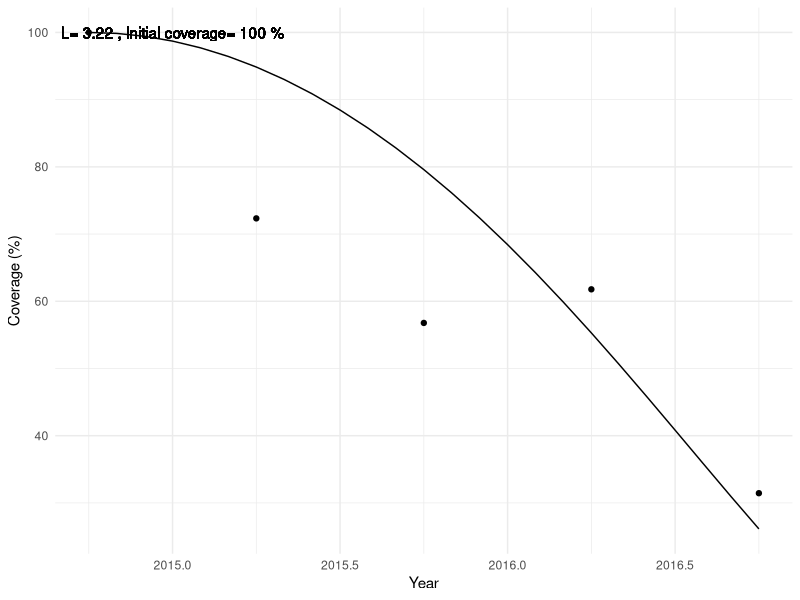
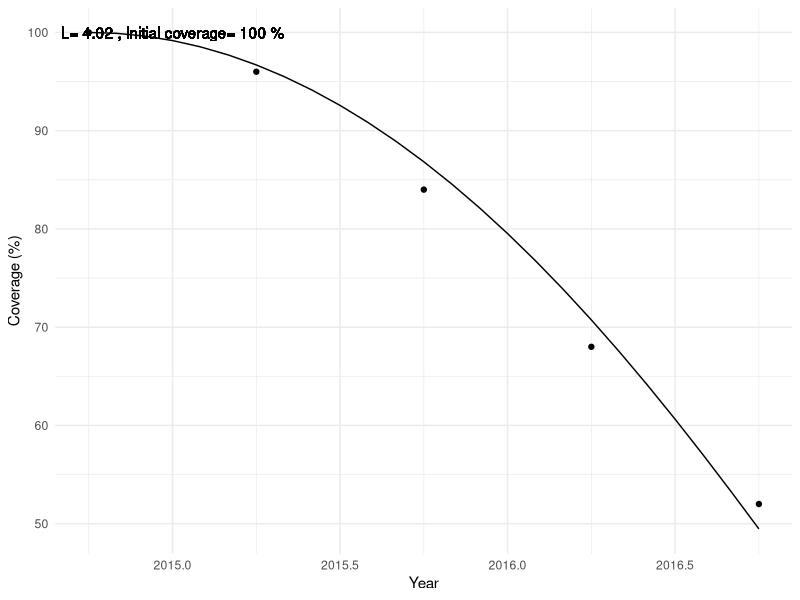
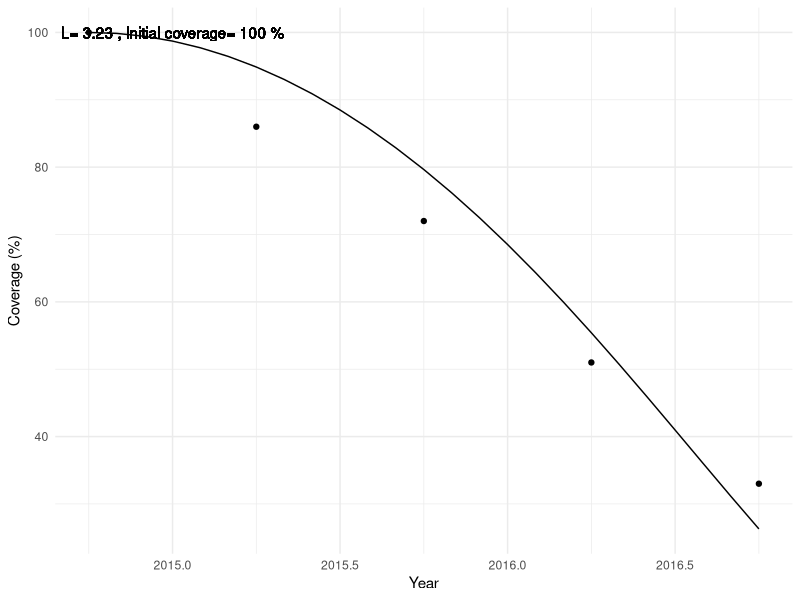

Recreate these plots in R, in order.
#' Realistic net attrition for the future net distributions (from 2020)

library(minpack.lm)
library(ggplot2)
library(tidyverse)

### one of the preset functions for decay in OpenMalaria
smoothcompact_function = function(time, k=2.14285714285714, L,init_cov=1){
  return(init_cov*(time<L)*exp( k - k/(1 - (time/L)^2) ))
}

###' function to fit total life L and initial coverage of nets
###' from a vector of coverages
fit_ITN_decay = function( distrib_year = 2011, distrib_month=1, distrib_day = 5
                          , coverages
                          , years
                          , months
                          , days=NULL
                          , k=2.14285714285714
                          , nls_control = list(maxiter = 100)) {
  #' fit half-life and initial coverage from ITN coverage values
  #' @param distrib_year year of initial distribution
  #' @param distrib_month month of initial distribution
  #' @param distrib_day day of initial distribution
  #' @param coverages vector of ITN coverage values
  #' @param years vector of years corresponding to coverage values
  #' @param months vector of months corresponding to coverage values
  #' @param days vector of days corresponding to coverage values
  #' @param nls_control maximal number of iterations for fitting
  #' @param k shape parameter, fixed in ITN decay parameterisations
  #' @export
  #' @importFrom minpack.lm nlsLM
  #' @examples fit_ITN_decay(coverages=c(.6,.3,.2),years=rep(2012,3),months=c(1,9,10))

  if(length(coverages)!=length(years)) stop("Coverages and years should be of the same length")
  if(length(coverages)!=length(months)) stop("Coverages and months should be of the same length")
  if(length(years)!=length(months)) stop("Years and months should be of the same length")

  tab=NULL
  tab$values=coverages
  tab$time=years-distrib_year+(months-distrib_month)/12
  if(!is.null(days)){tab$time=tab$time+(days-distrib_day)/365}
  tab = as.data.frame(tab)

  if(years[1]==distrib_year&months[1]==distrib_month){
    a<-coverages[1]
    #we know the initial coverage
    smoothcompact_fit = nlsLM(values ~ a * (c(1) - (time >= L)) * exp((c(1) - (time >= L)) *k* (c(1) - 1/(1 -(time/L)^2)))
                              , data = tab
                              , start = list(L = 6)
                              , control = nls_control)
    init_cov<-a
    L<-smoothcompact_fit$m$getPars()[1]
  }else{smoothcompact_fit = nlsLM(values ~ a * (c(1) - (time >= L)) * exp((c(1) - (time >= L)) *k* (c(1) - 1/(1 -(time/L)^2)))
                              , data = tab
                              , start = list(a = tab$values[1]
                                             #,k = 1
                                             ,L = 6)
                              , control = nls_control)
    init_cov<-smoothcompact_fit$m$getPars()[1]
    L<-smoothcompact_fit$m$getPars()[2]
  }
  return(list(init_cov=init_cov
              ,L=L))

}

view_fitted_ITN_decay = function(distrib_year = 2011, distrib_month=1, distrib_day = 5
                                 , df_cov) {
  #' fit half-life and initial coverage from ITN coverage values
  #' @param distrib_year year of initial distribution
  #' @param distrib_month month of initial distribution
  #' @param distrib_day day of initial distribution
  #' @param df_cov data.frame with observed ITNcov, year and month
  #' @export
  #' @importFrom ggplot2 ggplot
  #' @examples view_fitted_ITN_decay(df_cov=data.frame(ITNcov=c(1,.9,.8),year=c(2011,2012,2013),month=c(1,5,12)))

  decay = NULL
  last_year = df_cov %>% filter(year==max(year)) %>% distinct(year) %>% pull()
  last_month = df_cov %>% filter(year==last_year) %>% filter(month==max(month)) %>% distinct(month) %>% pull()
  if(last_year-distrib_year>1){
    decay$month = c(distrib_month:12,rep(1:12,last_year-distrib_year-1),1:last_month)
    decay$year = c(rep(distrib_year,length(distrib_month:12))
                   ,rep((distrib_year+1):(last_year-1),each=12)
                   ,rep(last_year,length(1:last_month)))
  }
  if(last_year-distrib_year==1){
    decay$month = c(distrib_month:12,1:last_month)
    decay$year = c(rep(distrib_year,length(distrib_month:12))
                   ,rep(last_year,length(1:last_month)))
  }
  if(last_year==distrib_year){
    decay$month = distrib_month:last_month
    decay$year = rep(distrib_year,length(last_month-distrib_month))
  }

  fit = fit_ITN_decay(distrib_year = distrib_year
                      ,distrib_month = distrib_month
                      ,distrib_day = distrib_day
                      ,coverages = df_cov$ITNcov
                      ,years = df_cov$year
                      ,months = df_cov$month)

  decay = as.data.frame(decay)
  decay$time = decay$year-distrib_year+(decay$month-distrib_month)/12
  decay$L = fit$L
  decay$init_cov = fit$init_cov

  decay$ITNcov = smoothcompact_function(time=decay$time
                                        ,L=fit$L
                                        ,init_cov = fit$init_cov)

  g=ggplot(decay,aes(y = 100 * ITNcov, x = year+(month-1)/12)) +
    geom_line()+
    geom_point(data=df_cov)+
    geom_text(aes(x=(max(year)+min(year))/2,y=max(ITNcov)*100
                  ,label=paste("L=",round(L,2)
                               ,", Initial coverage=",round(init_cov*100,2),"%")))+
    theme_minimal() +
    labs(  x = "Year", y = "Coverage (%)")

  return(list(g,decay))
}

# view_fitted_ITN_decay(distrib_month = 4,df_cov=ITN_cov %>% filter(setting=="15.2"))
#
# view_fitted_ITN_decay(df_cov=data.frame(ITNcov=c(1,.9,.8)
#                                                           ,year=c(2011,2012,2013)
#                                                           ,month=c(1,5,12)))

#' Compute net halflife from a Benin study:
#' Chemical barrier and survivorship: Comparative study of two brands of
#' polyester nets and one brand of polyethylene nets in different conditions of
#' used in Benin
#' Idelphonse B Ahogni, Rock Y Aïkpon, Jean-Fortuné Dagnon, Roseric Azondekon,
#'  Bruno Akinro, Germain G Padonou and Martin C Akogbeto
#'  https://www.dipterajournal.com/pdf/2020/vol7issue5/PartA/7-4-18-884.pdf

#' page 2: "This study was implemented in three randomly selected districts
#' which received mosquito nets during the massive distribution campaign carried
#' out in October 2014"
distrib_year=2014
distrib_month=10

ITN_decay=data.frame(setting=rep(c("all nets","Permanet 2.0","Duranet"),each=5),
                     year=rep(c(2014,2015,2015,2016,2016),3),
                     #follow-up at 6, 12, 18 and 24 months (page 2)
                     month=rep(c(10,4,10,4,10),3),
                     # representative sample of 900 nets (page 2)
                     # LLINs Survivorship page 7
                     # for PermaNet 2.0 and Duranet, values read on Figure 10
                     ITNcov=c(c(900,651,511,556,283)/900,
                              1,.96,.84,.68,.52,
                              1,.86,.72,.51,.33)
)

ITNdecay_allnets = fit_ITN_decay(distrib_year = distrib_year
                                 ,distrib_month = distrib_month
                                 ,coverages=ITN_decay %>%
                                   filter(setting=="all nets") %>%
                                   pull(ITNcov)
                                 ,years=ITN_decay %>%
                                   filter(setting=="all nets") %>%
                                   pull(year)
                                 ,months=ITN_decay %>%
                                   filter(setting=="all nets") %>%
                                   pull(month))

ITNdecay_P2 = fit_ITN_decay(distrib_year = distrib_year
                            ,distrib_month = distrib_month
                            ,coverages=ITN_decay %>%
                              filter(setting=="Permanet 2.0") %>%
                              pull(ITNcov)
                            ,years=ITN_decay %>%
                              filter(setting=="Permanet 2.0") %>%
                              pull(year)
                            ,months=ITN_decay %>%
                              filter(setting=="Permanet 2.0") %>%
                              pull(month))

ITNdecay_Duranet = fit_ITN_decay(distrib_year = distrib_year
                                 ,distrib_month = distrib_month
                                 ,coverages=ITN_decay %>%
                                   filter(setting=="Duranet") %>%
                                   pull(ITNcov)
                                 ,years=ITN_decay %>%
                                   filter(setting=="Duranet") %>%
                                   pull(year)
                                 ,months=ITN_decay %>%
                                   filter(setting=="Duranet") %>%
                                   pull(month))

view_fitted_ITN_decay(distrib_year=distrib_year
                      ,distrib_month = distrib_month
                      ,df_cov=ITN_decay %>% filter(setting=="all nets"))
view_fitted_ITN_decay(distrib_year=distrib_year
                      ,distrib_month = distrib_month
                      ,df_cov=ITN_decay %>% filter(setting=="Permanet 2.0"))
view_fitted_ITN_decay(distrib_year=distrib_year
                      ,distrib_month = distrib_month
                      ,df_cov=ITN_decay %>% filter(setting=="Duranet"))
